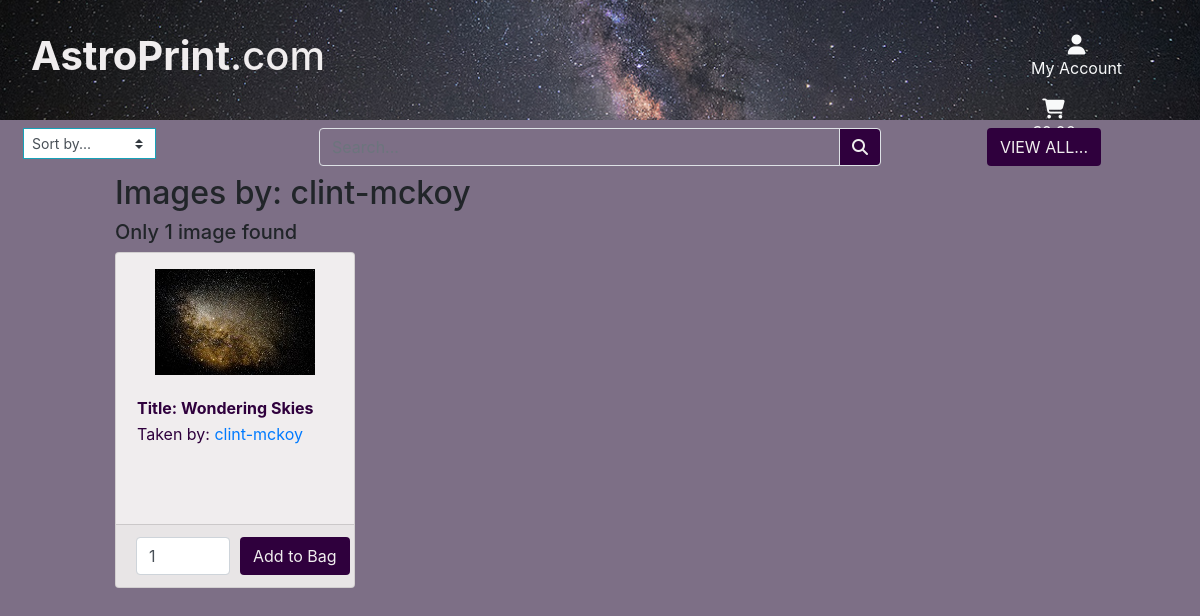
The page /images/clint-mckoy/ on the database as committed earlier.
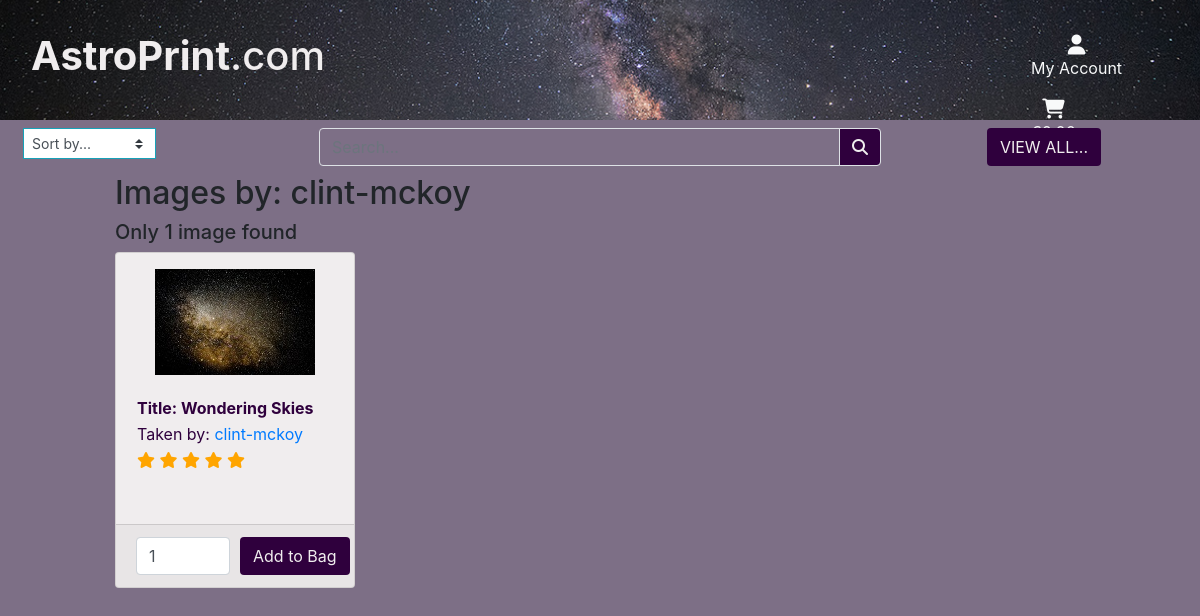
The same page on the database as committed later.
### images/models.py (models this page shows, shortened)
class Image(models.Model):
    prev_img = models.ImageField(verbose_name='', upload_to='user_images/')
    tmnl_img = models.ImageField(verbose_name='', upload_to='user_images/')
    img_title = models.CharField(max_length=75, null=False, blank=False)
    img_taken = models.DateField(null=True, blank=True)
    base_price = models.DecimalField(max_digits=6, decimal_places=2)
    user_id = models.ForeignKey(User, to_field='id', on_delete=models.CASCADE)
    img_status = models.BooleanField(default=False)
    vol_sold = models.IntegerField(default=0)
    img_rating = models.IntegerField(null=False, blank=False, default=0)
    img_data_id = models.ForeignKey(
        'Image_Data', to_field='id', on_delete=models.SET_NULL,
        null=True, blank=True
    )
    date_added = models.DateTimeField(auto_now_add=True)
    last_updated = models.DateTimeField(auto_now=True)

### images/views.py (the view)
# urls.py: path('<user_id>/', views.user_images, name='user_images'),
def user_images(request, user_id):
    images = Image.objects.all()
    query = user_id
    queries = Q(user_id__username=query)
    images = images.filter(queries)
    context = {
        'images': images,
        'user_id': user_id,
    }
    return render(request, 'images/user_images.html', context)

### shopping_bag/contexts.py (called while the page is built, shortened)
def bag_contents(request):
    bag_images = []
    total = 0
    prod_count = 0
    bag = request.session.get('bag', {})
    context = {
        'bag_images': bag_images,
        'total': total,
        'prod_count': prod_count,
    }
    return context

### images/templates/images/user_images.html (shortened to what this page needs)
{% extends "home/index.html" %}
{% load static %}
{% block content %}
    {% include 'includes/search_filter.html' %}
    <div class="container-fluid">
        <div class="row">
            <div class="image-container col-10 offset-1">
                <div class="row">
                    <div class="col-12">
                        <h2>Images by: {{ user_id }}</h2>
                        {% if images|length > 1 %}
                            <h5>{{ images|length }} images found</h5>
                        {% elif images|length == 1 %}
                            <h5>Only {{ images|length }} image found</h5>
                        {% else %}
                            <h5>There are no images for this user</h5>
                        {% endif %}
                    </div>
                </div>
                <div class="row">
                    {% for i in images %}
                        <div class="col-sm-6 col-md-6 col-lg-4 col-xl-3">
                            {% include 'images/includes/image_card.html' %}
                        </div>
                    {% endfor %}
                </div>
            </div>
        </div>
    </div>
{% endblock %}

### images/templates/images/includes/image_card.html (shortened to what this page needs)
<div class="card mx-auto my-auto" style="width: 15rem; height: 21rem;">
    <a class="mx-auto" data-fancybox="gallery"
        href="{{ i.prev_img.url }}" title="{{ i.img_title }}"
        data-caption=
        "{{ i.img_title }} by {{ i.user_id }}
        {% if i.img_data_id.city != 'N/A' or i.img_data_id.country != '' %}<br>{% endif %}
        {% if i.img_data_id.city and i.img_data_id.city != 'N/A' %}
            {{ i.img_data_id.city }},
        {% endif %}
        {% if i.img_data_id.country and i.img_data_id.country != '' %}
            {{ i.img_data_id.country }}
        {% endif %}
        <br> {{ i.img_taken }}">
        <img class="img-fluid mt-3" src="{{ i.tmnl_img.url }}" width="160" height="106">
    </a>
    <div class="card-body">
        <table>
            <tr>
                <th>Title: {{ i.img_title }}</th>
            </tr>
            <tr>
                <td>Taken by:
                    <a href="{% url 'user_images' i.user_id %}" class="">{{ i.user_id }}</a>
                </td>
            </tr>
            <tr>
                <td id="rating" class="">
                    <div class="star">
                        {% if i.img_rating == 5 %}
                            <span class="fa fa-star checked"></span>
                            <span class="fa fa-star checked"></span>
                            <span class="fa fa-star checked"></span>
                            <span class="fa fa-star checked"></span>
                            <span class="fa fa-star checked"></span>
                        {% elif i.img_rating == 4 %}
                            <span class="fa fa-star checked"></span>
                            <span class="fa fa-star checked"></span>
                            <span class="fa fa-star checked"></span>
                            <span class="fa fa-star checked"></span>
                            <span class="fa fa-star"></span>
                        {% elif i.img_rating == 3 %}
                            <span class="fa fa-star checked"></span>
                            <span class="fa fa-star checked"></span>
                            <span class="fa fa-star checked"></span>
                            <span class="fa fa-star"></span>
                            <span class="fa fa-star"></span>
                        {% elif i.img_rating == 2 %}
                            <span class="fa fa-star checked"></span>
                            <span class="fa fa-star checked"></span>
                            <span class="fa fa-star"></span>
                            <span class="fa fa-star"></span>
                            <span class="fa fa-star"></span>
                        {% elif i.img_rating == 1 %}
                            <span class="fa fa-star checked"></span>
                            <span class="fa fa-star"></span>
                            <span class="fa fa-star"></span>
                            <span class="fa fa-star"></span>
                            <span class="fa fa-star"></span>
                        {% endif %}
                    </div>
                </td>
            </tr>
        </table>
    </div>
    <div class="card-footer">
        <form class="form" action="{% url 'add_to_bag' i.id %}" method="POST">
            <div class="form-row">
                <div class="col-6 form-col">
                    <input class="form-control qty_input" type="number"
                    name="quantity" value="1" min="1" max="99"
                    data-item_id="{{ i.id }}"
                    id="id_qty_{{ i.id }}">
                </div>
                <div class="col-6 form-col">
                    <input type="submit" class="btn btn-site" value="Add to Bag">
                </div>
            </div>
        </form>
    </div>
</div>

Rows that differ between the two databases and show on the page:
changed Image "Wondering Skies": img_rating 0 → 5 (drawn)
